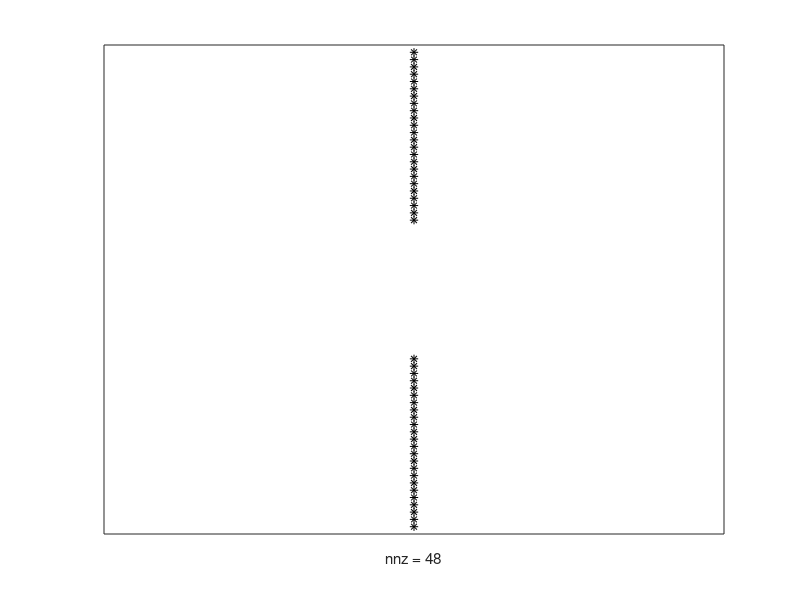

Source code (MATLAB):
clear; clc;

phiDemo = ones(2, 2);
phiAsemb = cell(36, 36);
phiZ = zeros(2, 2);

for i = 1:36
    for j = 1:36
        if i == j
            phiAsemb{i, j} = phiDemo;
        else 
            phiAsemb{i, j} = phiZ;
        end
    end
end

phiAsemb = cell2mat(phiAsemb);

rv = ones(66, 1);
rv(25:42) = 0;
spy(rv, 'k')
set(gca, 'xtick', [])
set(gca, 'ytick', [])